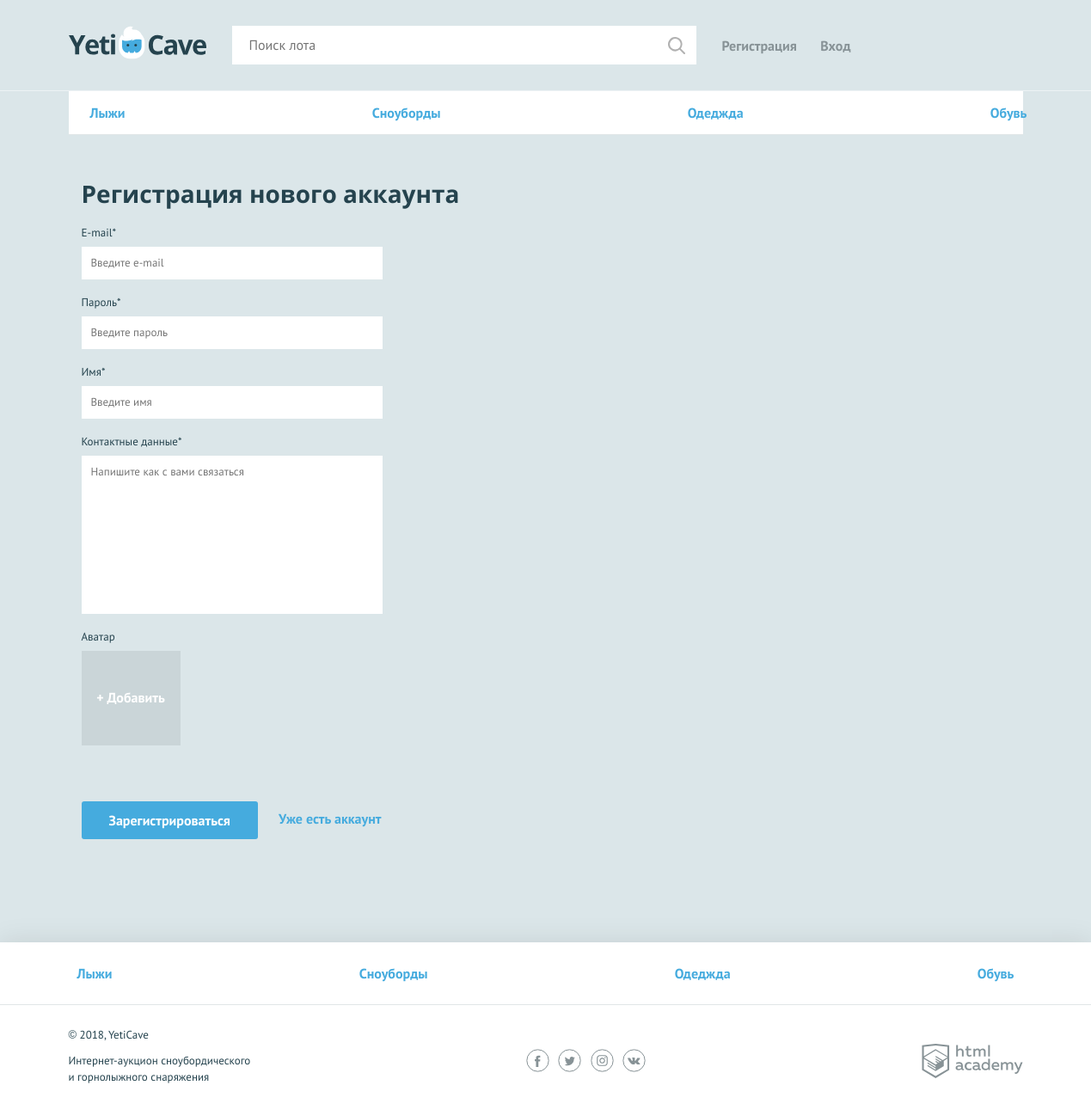
/sign-up.php, run on an earlier commit of the app's database.
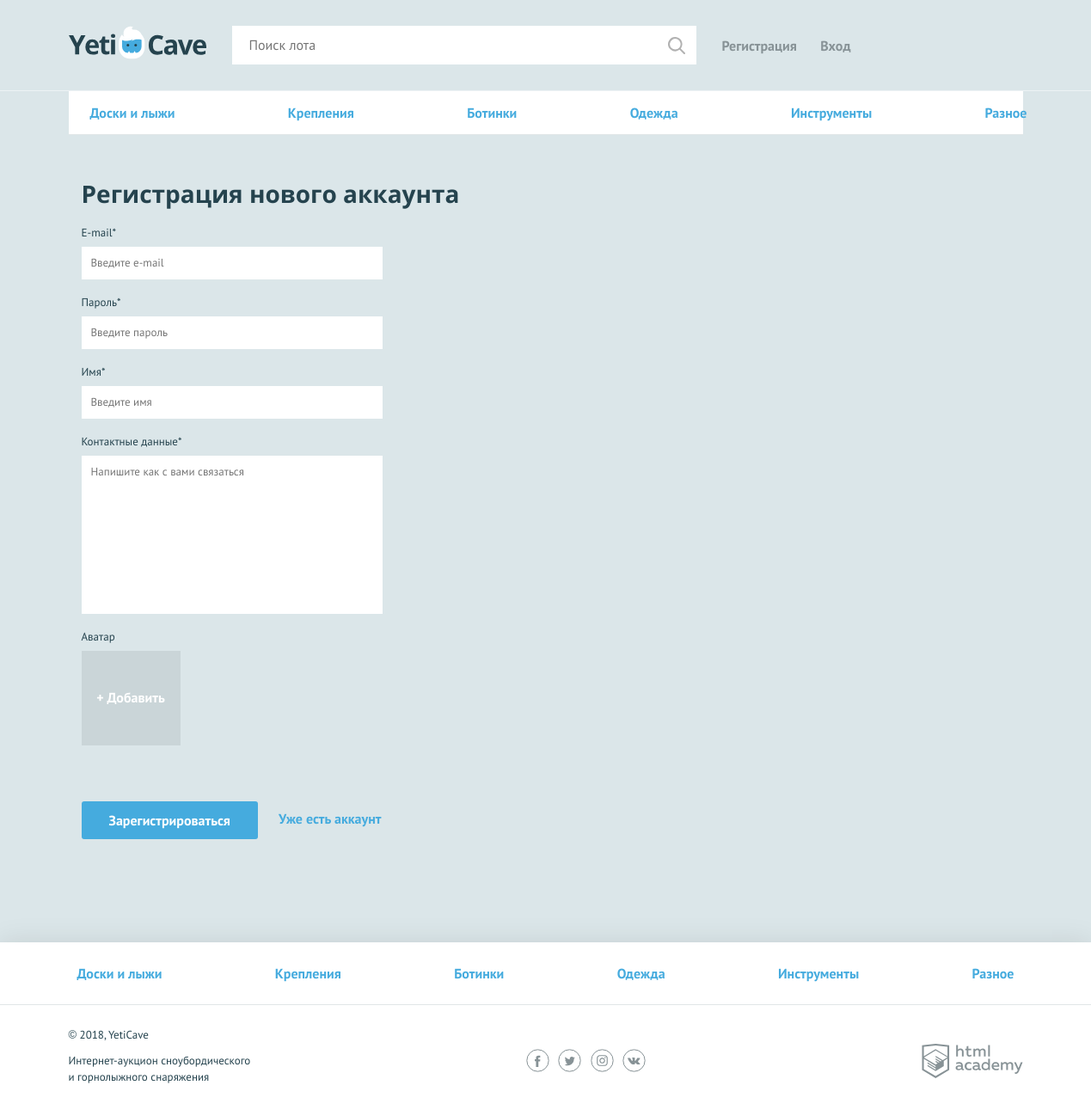
And on a later commit of the database.
### tables this page shows
CREATE TABLE categories (
  id INT(11) UNSIGNED NOT NULL AUTO_INCREMENT PRIMARY KEY,
  name CHAR(255) NOT NULL
);

### functions.php (called while the page is built, shortened)
<?php
function render_template($path, $data = []) {
    extract($data);
    require($path);
    $html = ob_get_clean();
    return $html;
}
function get_id_categories($con) {
    $sql = "SELECT name, id FROM categories";
    $result = mysqli_query($con, $sql);
    $categories = [];
    if (!$result) {
        $error = mysqli_error($con);
        print("Ошибка MySQL: ". $error);
    } else {
        $categories = mysqli_fetch_all($result, MYSQLI_ASSOC);
    }
    return $categories;
}
?>

### templates/sign-up.php (the view, shortened to what this page needs)
<nav class="nav">
  <ul class="nav__list container">
    <?php foreach ($categories_id as $cat) {  ?>
      <li class="nav__item">
        <a href="all-lots.php?id_categ=<?php echo $cat['id'];?>"><?php echo htmlspecialchars($cat['name']);?></a>
      </li>
    <?php } ?>
  </ul>
</nav>
<form class="form container<?php echo ($errors) ? " form--invalid" : "" ?>" action="/sign-up.php" method="post" enctype="multipart/form-data">
  <h2>Регистрация нового аккаунта</h2>
  <div class="form__item<?php echo (isset($errors['email'])) ? " form__item--invalid" : "" ?>">
    <label for="email">E-mail*</label>
    <?php $value = isset($user['email']) ? htmlspecialchars($user['email']) : ""; ?>
    <input id="email" type="text" name="email" placeholder="Введите e-mail" value="<?php echo $value;?>">
  </div>
  <div class="form__item<?php echo (isset($errors['password'])) ? " form__item--invalid" : "" ?>">
    <label for="password">Пароль*</label>
    <?php $value = isset($user['password']) ? htmlspecialchars($user['password']) : ""; ?>
    <input id="password" type="text" name="password" placeholder="Введите пароль" value="<?php echo $value;?>">
  </div>
  <div class="form__item<?php echo (isset($errors['name'])) ? " form__item--invalid" : "" ?>">
    <label for="name">Имя*</label>
    <?php $value = isset($user['name']) ? htmlspecialchars($user['name']) : ""; ?>
    <input id="name" type="text" name="name" placeholder="Введите имя" value="<?php echo $value;?>">
  </div>
  <div class="form__item<?php echo (isset($errors['message'])) ? " form__item--invalid" : "" ?>">
    <?php $value = isset($user['message']) ? htmlspecialchars($user['message']) : ""; ?>
    <label for="message">Контактные данные*</label>
    <textarea id="message" name="message" placeholder="Напишите как с вами связаться" ><?php echo $value;?></textarea>
  </div>
  <div class="form__item form__item--file form__item--last <?php echo (isset($errors['file'])) ? " form__item--invalid " : "" ?> <?php echo (isset($user['user_img'])) ? " form__item--uploaded" : "" ?>">
    <label>Аватар</label>
    <div class="form__input-file">
      <label for="photo2">
        <span>+ Добавить</span>
      </label>
    </div>
  </div>
  <button type="submit" class="button">Зарегистрироваться</button>
  <a class="text-link" href="#">Уже есть аккаунт</a>
</form>

### templates/layout.php (shortened to what this page needs)
<!DOCTYPE html>
<html lang="ru">
<head>
    <link href="css/normalize.min.css" rel="stylesheet">
    <link href="css/style.css" rel="stylesheet">
</head>
<body>
<header class="main-header">
    <div class="main-header__container container">
        <?php if ($main_page) { ?>
            <a class="main-header__logo">
        <?php } else { ?>
            <a class="main-header__logo" href="index.php">
        <?php }  ?>
            <img src="img/logo.svg" width="160" height="39" alt="Логотип компании YetiCave">
        </a>
        <form class="main-header__search" method="get" action="/search.php">
            <?php $value = isset($search) ? $search : ""; ?>
            <input type="search" name="search" placeholder="Поиск лота" value="<?php echo $value;?>">
            <input class="main-header__search-btn" type="submit" name="find" value="Найти">
        </form>
        <nav class="user-menu">
        <?php if($is_auth) { ?>
            <div class="user-menu__image">
                <img src="<?php echo $user_avatar; ?>" width="40" height="40" alt="Пользователь">
            </div>
            <div class="user-menu__logged">
                <p><?php echo $user_name; ?></p>
                <a href="/logout.php">Выход</a>
            </div>
        <?php } else { ?>
            <ul class="user-menu__list">
                <li class="user-menu__item">
                  <a href="/sign-up.php">Регистрация</a>
              </li>
              <li class="user-menu__item">
                  <a href="/login.php">Вход</a>
              </li>
          </ul>
        <?php } ?>
        </nav>
    </div>
</header>
<main class="container">
    <?php echo $main_section; ?>
</main>
<footer class="main-footer">
    <nav class="nav">
        <ul class="nav__list container">
            <?php foreach ($categories_id as $cat) {  ?>
                <li class="nav__item">
                    <a href="all-lots.php?id_categ=<?php echo $cat['id'];?>"><?php echo htmlspecialchars($cat['name']);?></a>
                </li>
            <?php } ?>
        </ul>
    </nav>
    <div class="main-footer__bottom container">
        <div class="main-footer__copyright">
            <p>© 2018, YetiCave</p>
            <p>Интернет-аукцион сноубордического и горнолыжного снаряжения</p>
        </div>
        <div class="main-footer__social social">
            <a class="social__link social__link--facebook" href="#">Facebook
            </a>
            <a class="social__link social__link--twitter" href="#">Twitter
            </a>
            <a class="social__link social__link--instagram" href="#">Instagram
            </a>
            <a class="social__link social__link--vkontakte" href="#">Вконтакте
            </a>
        </div>
        <div class="main-footer__developed-by">
            <a class="logo-academy" href="https://htmlacademy.ru/intensive/php">HTML Academy
            </a>
        </div>
    </div>
</footer>
</body>
</html>

### sign-up.php (shortened to what this page needs)
<?php
require_once('functions.php');
$is_auth     = false;
$title_page  = 'Регистрация';
$user_name   = 'Константин';
$user_avatar = 'img/user.jpg';
$main_page = false;
$con = mysqli_connect("localhost", "root", "","yeticave");
$categories = get_categories($con);
$categories_id = get_id_categories($con);
if ($_SERVER['REQUEST_METHOD'] == 'POST') {
    $user = $_POST;
    $required = ['email', 'password', 'name', 'message'];
    $dict     = ['email' => 'Email', 'name' => 'Имя', 'password' => 'Пароль', 'message' => 'Контактные данные'];
    if (isset($user['email']) && !filter_var($user['email'], FILTER_VALIDATE_EMAIL)) {
        $errors['email'] = 'Это поле заполнено с ошибками';
    }
    foreach ($required as $key) {
        if (empty($_POST[$key])) {
            $errors[$key] = 'Это поле надо заполнить';
        }
    }
    if (isset($_FILES['user_img']['name']) && $_FILES['user_img']['name']) {
        $tmp_name = $_FILES['user_img']['tmp_name'];
        $filename = uniqid() . '.jpg';
        $user['path'] = $filename;
        $finfo = finfo_open(FILEINFO_MIME_TYPE);
        $file_type = finfo_file($finfo, $tmp_name);
        if ($file_type !== "image/jpeg") {
            $errors['file'] = 'Загрузите картинку в формате JPG';
        } else {
            move_uploaded_file($tmp_name, 'img/' . $filename);
            $user['user_img'] = 'img/' . $filename;
        }
    }
    if ($user['email']) {
        $email = mysqli_real_escape_string($con, $user['email']);
        $sql = "SELECT id FROM users WHERE email = '$email'";
        $res = mysqli_query($con, $sql);
        if (mysqli_num_rows($res) > 0) {
            $errors['email'] = 'Пользователь с этим email уже зарегистрирован';
        }
    }
    if ($errors) {
        $page_content = render_template('templates/sign-up.php', ['categories' => $categories, 'categories_id' => $categories_id, 'errors' => $errors, 'user' => $user]);
    } else {
        $password = password_hash($user['password'], PASSWORD_DEFAULT);
        $sql = 'INSERT INTO users (email, name, password_user, avatar_path, user_contact) VALUES (?, ?, ?, ?, ?)';
        $stmt = db_get_prepare_stmt($con, $sql, [$user['email'], $user['name'], $password, $user['user_img'], $user['message']]);
        $res  = mysqli_stmt_execute($stmt);
        if ($res && empty($errors)) {
            header("Location: /login.php");
            exit();
        } else {
            http_response_code(503);
            print("Ошибка MySQL: ". mysqli_error($con));
        }
    }
} else {
    $page_content = render_template('templates/sign-up.php', ['user' => $user, 'categories' => $categories, 'categories_id' => $categories_id]);
}
$layout_content = render_template('templates/layout.php', ['main_section' => $page_content, 'categories' => $categories, 'categories_id' => $categories_id, 'is_auth' => $is_auth, 'user_avatar' => $user_avatar, 'title_page' => $title_page, 'user_name' => $user_name, 'main_page' =>$main_page]);
print($layout_content);
?>

### css/style.css (style rules this page uses)
body { min-width: 1140px; background-color: #dbe6e9; font-family: "PT Sans", sans-serif; font-weight: 400; font-size: 16px; line-height: 26px; color: #25434e; }
a { text-decoration: none; }
h2 { margin: 0; font-family: "Open Sans", sans-serif; font-size: 28px; line-height: 35px; font-weight: 700; }
.text-link { font-weight: 700; color: #45abde; }
.container { width: 1110px; margin: 0 auto; padding: 0 15px; }
.button { display: block; padding: 9px 32px; background-color: #45abde; color: #ffffff; text-align: center; font-weight: 700; border: none; border-radius: 3px; }
.main-header { padding: 30px 0 29px; border-bottom: 1px solid rgba(255, 255, 255, 0.5); }
.main-header__container { display: -webkit-flex; display: -ms-flexbox; display: flex; -webkit-justify-content: flex-start; -ms-flex-pack: start; justify-content: flex-start; }
.main-header__logo { display: block; margin-right: 30px; }
.main-header__search { position: relative; width: 540px; margin-right: 30px; }
.main-header__search input[type="search"] { width: 100%; padding: 8px 19px 9px 19px; border: 1px solid #ffffff; }
.main-header__search-btn { content: ""; position: absolute; top: 3px; right: 3px; width: 20px; height: 20px; padding: 20px; background: url("../img/search.svg") center no-repeat; opacity: 0.3; border: 0; font-size: 0; }
.user-menu__list { display: -webkit-flex; display: -ms-flexbox; display: flex; -webkit-justify-content: space-between; -ms-flex-pack: justify; justify-content: space-between; -webkit-flex-wrap: wrap; -ms-flex-wrap: wrap; flex-wrap: wrap; width: 150px; margin: 0; margin-top: 10px; padding: 0; list-style: none; }
.user-menu__item a { color: #879296; font-weight: 700; }
.user-menu { display: -webkit-flex; display: -ms-flexbox; display: flex; }
.main-footer { margin-top: 120px; background-color: #ffffff; box-shadow: 0 0 30px 0 rgba(0, 0, 0, 0.1); }
.main-footer__bottom { display: -webkit-flex; display: -ms-flexbox; display: flex; -webkit-justify-content: space-between; -ms-flex-pack: justify; justify-content: space-between; -webkit-align-items: center; -ms-flex-align: center; align-items: center; padding: 25px 0; }
.main-footer__copyright { max-width: 212px; }
.main-footer__copyright p { margin: 0; margin-bottom: 11px; font-size: 13px; line-height: 19px; }
.main-footer__social { width: 140px; }
.social { display: -webkit-flex; display: -ms-flexbox; display: flex; -webkit-justify-content: space-between; -ms-flex-pack: justify; justify-content: space-between; -webkit-flex-wrap: wrap; -ms-flex-wrap: wrap; flex-wrap: wrap; }
.social__link { width: 27px; height: 27px; font-size: 0; }
.logo-academy { display: block; width: 118px; height: 40px; font-size: 0; }
.nav { background-color: #ffffff; border-bottom: 1px solid #e1e6e7; }
.nav__list { display: -webkit-flex; display: -ms-flexbox; display: flex; -webkit-justify-content: space-between; -ms-flex-pack: justify; justify-content: space-between; -webkit-flex-wrap: wrap; -ms-flex-wrap: wrap; flex-wrap: wrap; list-style: none; }
.nav__item a { position: relative; display: block; padding: 12px 10px; font-weight: 700; color: #45abde; }
.nav__item a::before { content: ""; display: none; position: absolute; bottom: 0; width: calc(100% - 20px); height: 3px; background-color: #e2e5e6; }
.main-footer .nav__item a { padding: 23px 10px; }
.form { padding-top: 51px; }
.form h2 { padding-bottom: 15px; }
.form__item { width: 350px; margin: 0; margin-bottom: 14px; font-size: 13px; }
.form__item label { display: block; margin-bottom: 3px; }
.form__item input, .form__item textarea { display: block; width: 100%; padding: 5px 10px; border: 1px solid #ffffff; box-sizing: border-box; }
.form__item textarea { min-height: 184px; resize: none; }
.form__item--last { margin-bottom: 65px; }
.form .button { display: inline-block; vertical-align: middle; margin-right: 20px; }
.form__item--file label span { display: block; width: 115px; height: 110px; background-color: #cad5d8; color: #ffffff; font-size: 16px; text-align: center; font-weight: 700; padding: 40px 0; box-sizing: border-box; border: 1px solid #cad5d8; cursor: pointer; }

What changed in the data, as far as the page shows it:
changed categories: name "Лыжи" → "Доски и лыжи"
changed categories: name "Cноуборды" → "Крепления"
changed categories: name "Одеджда" → "Ботинки"
changed categories: name "Обувь" → "Одежда"
added categories: name "Инструменты"
added categories: name "Разное"
